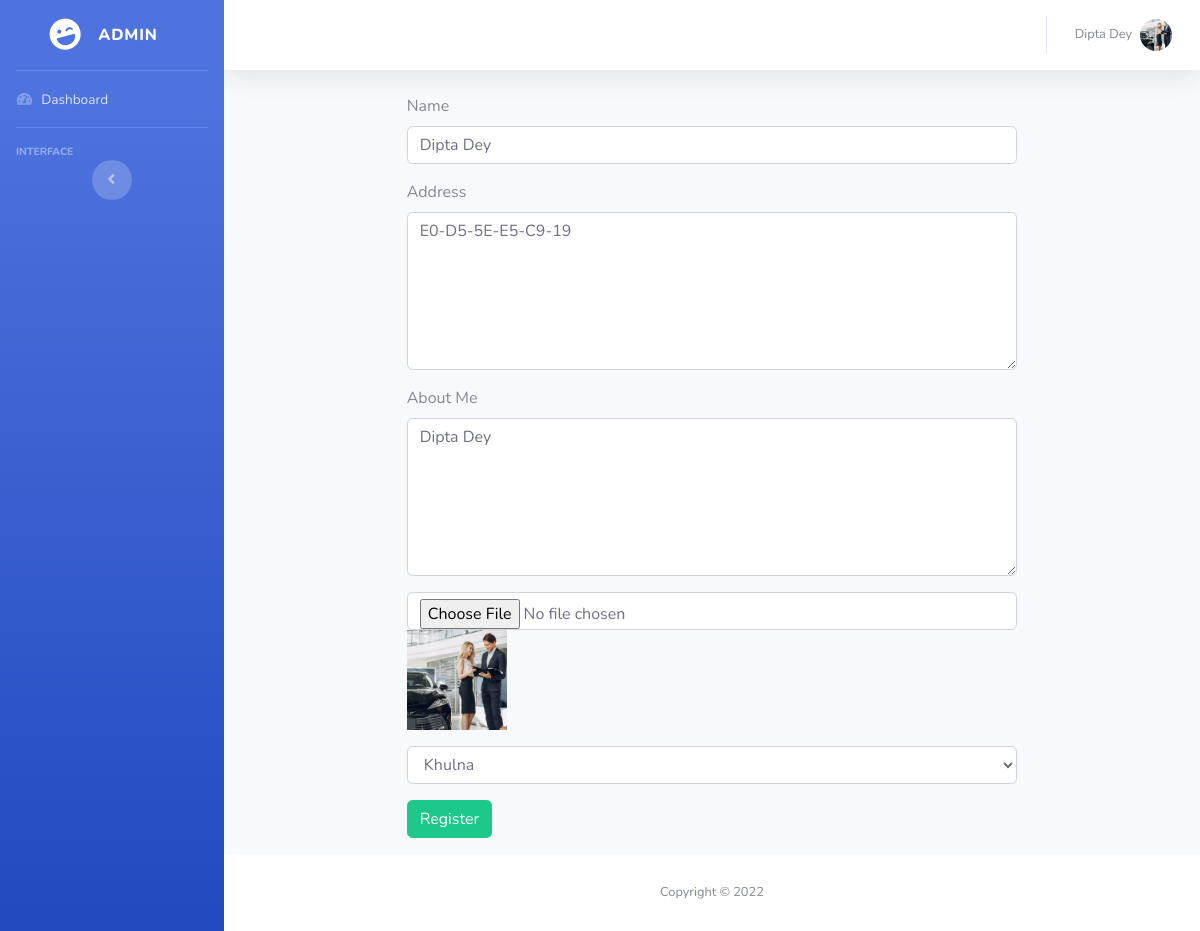
The page /admin/editprofile.php (signed in) on the database its author committed.
### tables this page shows
CREATE TABLE `users` (
  `user_id` int(11) NOT NULL,
  `name` varchar(191) DEFAULT NULL,
  `email` varchar(191) NOT NULL,
  `phone` varchar(191) DEFAULT NULL,
  `otp` int(11) DEFAULT NULL,
  `status` varchar(50) DEFAULT NULL,
  `password` varchar(191) DEFAULT NULL,
  `about_me` text DEFAULT NULL,
  `division` varchar(155) DEFAULT NULL,
  `address` text DEFAULT NULL,
  `image` varchar(190) DEFAULT NULL,
  `created_at` timestamp NOT NULL DEFAULT current_timestamp()
);

### admin/editprofile.php (the view, shortened to what this page needs)
<?php include 'header.php'; ?>
                <div class="container-fluid">
                    <?php
                    $con = new mysqli("localhost", "root", "", "realstate");
                            $userid = $_SESSION['user_id'];
                              $query = "SELECT * FROM users WHERE user_id='$userid'";
                                $result = $con->query($query);
                                  $value = mysqli_fetch_array($result);
                    ?>
<div class="row">
    <div class="col-md-2"></div>
    <div class="col-md-8">
    <form action="" method="post" enctype="multipart/form-data">
 <div class="form-group">
                <label>Name</label>
                <input type="text" required class="form-control" value="<?php echo $value['name']; ?>" placeholder="Full Name" name="name">
            </div>
            <div class="form-group">
                 <label>Address</label>
                <textarea rows="6" class="form-control" placeholder="Address" name="address"><?php echo $value['address']; ?></textarea>
            </div>
            <div class="form-group">
                 <label>About Me</label>
                <textarea rows="6" class="form-control" placeholder="About yourself In 150 words" name="about_me"><?php echo $value['about_me']; ?></textarea>
            </div>
            <div class="form-group">
                <input type="file" class="form-control" name="image">
                <img style="height: 100px;width: 100px;" src="../<?php echo $value['image']; ?>">
            </div>
            <div class="form-group">
                 <select required class="form-control" name="division" id="">
                  <option value="<?php echo $value['division']; ?>"><?php echo $value['division']; ?></option>
                </select>
                </div>
                <div class="form-group">
      <button type="submit" name="submit" class="btn btn-success" name="Submit">Register</button>
  </div>
      </form>
  </div>
    <div class="col-md-2"></div>
</div>
                </div>
<?php include 'footer.php'; ?>

### admin/header.php (shortened to what this page needs)
<?php
$userid = $_SESSION['user_id'];
 $con = new mysqli("localhost", "root", "", "realstate");
?>
<!DOCTYPE html>
<html lang="en">
<head>
    <link href="vendor/fontawesome-free/css/all.min.css" rel="stylesheet" type="text/css">
        <link href="vendor/datatables/dataTables.bootstrap4.min.css" rel="stylesheet">
    <link href="css/sb-admin-2.min.css" rel="stylesheet">
</head>
<body id="page-top">
    <div id="wrapper">
        <ul class="navbar-nav bg-gradient-primary sidebar sidebar-dark accordion" id="accordionSidebar">
            <a class="sidebar-brand d-flex align-items-center justify-content-center" href="index.html">
                <div class="sidebar-brand-icon rotate-n-15">
                    <i class="fas fa-laugh-wink"></i>
                </div>
                <div class="sidebar-brand-text mx-3"> <?php if($_SESSION['status']=="agent" ) {
                   echo "Agent";
                }else{
                    echo "Admin";
                } ?> <sup></sup></div>
            </a>
            <hr class="sidebar-divider my-0">
            <li class="nav-item">
                <a class="nav-link" href="index.html">
                    <i class="fas fa-fw fa-tachometer-alt"></i>
                    <span>Dashboard</span></a>
            </li>
            <hr class="sidebar-divider">
            <div class="sidebar-heading">
                Interface
            </div>
            <div class="text-center d-none d-md-inline">
                <button class="rounded-circle border-0" id="sidebarToggle"></button>
            </div>
        </ul>
        <div id="content-wrapper" class="d-flex flex-column">
            <div id="content">
                <nav class="navbar navbar-expand navbar-light bg-white topbar mb-4 static-top shadow">
                    <ul class="navbar-nav ml-auto">
                        <li class="nav-item dropdown no-arrow">
                            <a class="nav-link dropdown-toggle" href="#" id="userDropdown" role="button"
                                data-toggle="dropdown" aria-haspopup="true" aria-expanded="false">
                                <span class="mr-2 d-none d-lg-inline text-gray-600 small"><?php echo  $_SESSION['name'];?></span>
                                <?php
                                $query = "SELECT * FROM users WHERE user_id=$userid";
                                            $res = $con->query($query);
                                                $img = mysqli_fetch_array($res);
                                ?>
                                <img class="img-profile rounded-circle"
                                    src="../<?php echo $img['image']; ?>">
                            </a>
                        </li>
                    </ul>
                </nav>

### rows shown on the page
users: image (picture), name "Dipta Dey", address "E0-D5-5E-E5-C9-19", about_me "Dipta Dey", division "Khulna"

### other values the page prints
$_SESSION['name'] "Dipta Dey"
